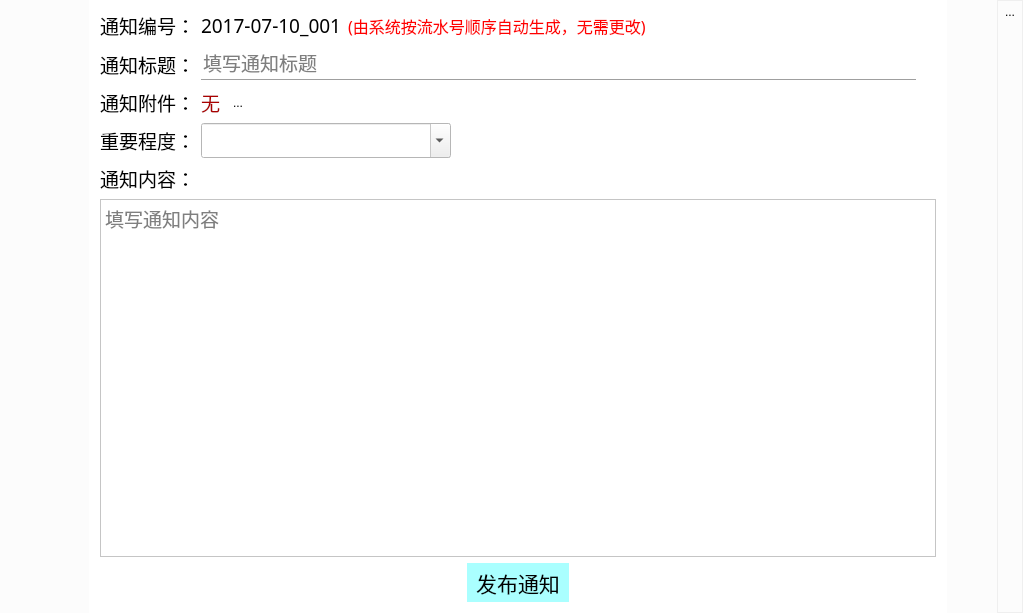
<?xml version="1.0" encoding="UTF-8"?>
<ui version="4.0">
 <class>ReleasingNotices</class>
 <widget class="QDialog" name="ReleasingNotices">
  <property name="geometry">
   <rect>
    <x>0</x>
    <y>0</y>
    <width>1023</width>
    <height>613</height>
   </rect>
  </property>
  <property name="palette">
   <palette>
    <active>
     <colorrole role="Base">
      <brush brushstyle="SolidPattern">
       <color alpha="255">
        <red>255</red>
        <green>255</green>
        <blue>255</blue>
       </color>
      </brush>
     </colorrole>
     <colorrole role="Window">
      <brush brushstyle="SolidPattern">
       <color alpha="50">
        <red>240</red>
        <green>240</green>
        <blue>240</blue>
       </color>
      </brush>
     </colorrole>
    </active>
    <inactive>
     <colorrole role="Base">
      <brush brushstyle="SolidPattern">
       <color alpha="255">
        <red>255</red>
        <green>255</green>
        <blue>255</blue>
       </color>
      </brush>
     </colorrole>
     <colorrole role="Window">
      <brush brushstyle="SolidPattern">
       <color alpha="50">
        <red>240</red>
        <green>240</green>
        <blue>240</blue>
       </color>
      </brush>
     </colorrole>
    </inactive>
    <disabled>
     <colorrole role="Base">
      <brush brushstyle="SolidPattern">
       <color alpha="50">
        <red>240</red>
        <green>240</green>
        <blue>240</blue>
       </color>
      </brush>
     </colorrole>
     <colorrole role="Window">
      <brush brushstyle="SolidPattern">
       <color alpha="50">
        <red>240</red>
        <green>240</green>
        <blue>240</blue>
       </color>
      </brush>
     </colorrole>
    </disabled>
   </palette>
  </property>
  <property name="windowTitle">
   <string>ReleasingNotices</string>
  </property>
  <layout class="QHBoxLayout" name="horizontalLayout">
   <property name="spacing">
    <number>0</number>
   </property>
   <property name="leftMargin">
    <number>0</number>
   </property>
   <property name="topMargin">
    <number>0</number>
   </property>
   <property name="rightMargin">
    <number>0</number>
   </property>
   <property name="bottomMargin">
    <number>0</number>
   </property>
   <item>
    <spacer name="horizontalSpacer">
     <property name="orientation">
      <enum>Qt::Horizontal</enum>
     </property>
     <property name="sizeType">
      <enum>QSizePolicy::Fixed</enum>
     </property>
     <property name="sizeHint" stdset="0">
      <size>
       <width>89</width>
       <height>20</height>
      </size>
     </property>
    </spacer>
   </item>
   <item>
    <widget class="QScrollArea" name="scrollArea">
     <property name="palette">
      <palette>
       <active>
        <colorrole role="Base">
         <brush brushstyle="SolidPattern">
          <color alpha="255">
           <red>255</red>
           <green>255</green>
           <blue>255</blue>
          </color>
         </brush>
        </colorrole>
        <colorrole role="Window">
         <brush brushstyle="SolidPattern">
          <color alpha="255">
           <red>255</red>
           <green>255</green>
           <blue>255</blue>
          </color>
         </brush>
        </colorrole>
       </active>
       <inactive>
        <colorrole role="Base">
         <brush brushstyle="SolidPattern">
          <color alpha="255">
           <red>255</red>
           <green>255</green>
           <blue>255</blue>
          </color>
         </brush>
        </colorrole>
        <colorrole role="Window">
         <brush brushstyle="SolidPattern">
          <color alpha="255">
           <red>255</red>
           <green>255</green>
           <blue>255</blue>
          </color>
         </brush>
        </colorrole>
       </inactive>
       <disabled>
        <colorrole role="Base">
         <brush brushstyle="SolidPattern">
          <color alpha="255">
           <red>255</red>
           <green>255</green>
           <blue>255</blue>
          </color>
         </brush>
        </colorrole>
        <colorrole role="Window">
         <brush brushstyle="SolidPattern">
          <color alpha="255">
           <red>255</red>
           <green>255</green>
           <blue>255</blue>
          </color>
         </brush>
        </colorrole>
       </disabled>
      </palette>
     </property>
     <property name="frameShape">
      <enum>QFrame::NoFrame</enum>
     </property>
     <property name="widgetResizable">
      <bool>true</bool>
     </property>
     <widget class="QWidget" name="scrollAreaWidgetContents">
      <property name="geometry">
       <rect>
        <x>0</x>
        <y>0</y>
        <width>845</width>
        <height>613</height>
       </rect>
      </property>
      <layout class="QVBoxLayout" name="verticalLayout_2">
       <item>
        <layout class="QHBoxLayout" name="horizontalLayout_2">
         <item>
          <widget class="QLabel" name="label">
           <property name="font">
            <font>
             <family>楷体</family>
             <pointsize>14</pointsize>
            </font>
           </property>
           <property name="text">
            <string>通知编号：</string>
           </property>
          </widget>
         </item>
         <item>
          <widget class="QLabel" name="NoticeCode">
           <property name="font">
            <font>
             <family>楷体</family>
             <pointsize>14</pointsize>
            </font>
           </property>
           <property name="text">
            <string>2017-07-10_001</string>
           </property>
          </widget>
         </item>
         <item>
          <widget class="QLabel" name="label_2">
           <property name="palette">
            <palette>
             <active>
              <colorrole role="WindowText">
               <brush brushstyle="SolidPattern">
                <color alpha="255">
                 <red>255</red>
                 <green>0</green>
                 <blue>0</blue>
                </color>
               </brush>
              </colorrole>
             </active>
             <inactive>
              <colorrole role="WindowText">
               <brush brushstyle="SolidPattern">
                <color alpha="255">
                 <red>255</red>
                 <green>0</green>
                 <blue>0</blue>
                </color>
               </brush>
              </colorrole>
             </inactive>
             <disabled>
              <colorrole role="WindowText">
               <brush brushstyle="SolidPattern">
                <color alpha="255">
                 <red>120</red>
                 <green>120</green>
                 <blue>120</blue>
                </color>
               </brush>
              </colorrole>
             </disabled>
            </palette>
           </property>
           <property name="font">
            <font>
             <family>楷体</family>
             <pointsize>12</pointsize>
            </font>
           </property>
           <property name="text">
            <string>(由系统按流水号顺序自动生成，无需更改)</string>
           </property>
          </widget>
         </item>
         <item>
          <spacer name="horizontalSpacer_3">
           <property name="orientation">
            <enum>Qt::Horizontal</enum>
           </property>
           <property name="sizeHint" stdset="0">
            <size>
             <width>40</width>
             <height>20</height>
            </size>
           </property>
          </spacer>
         </item>
        </layout>
       </item>
       <item>
        <layout class="QHBoxLayout" name="horizontalLayout_3">
         <item>
          <widget class="QLabel" name="label_3">
           <property name="font">
            <font>
             <family>楷体</family>
             <pointsize>14</pointsize>
            </font>
           </property>
           <property name="text">
            <string>通知标题：</string>
           </property>
          </widget>
         </item>
         <item>
          <layout class="QVBoxLayout" name="verticalLayout">
           <property name="spacing">
            <number>0</number>
           </property>
           <item>
            <widget class="QLineEdit" name="NoticeTitle">
             <property name="font">
              <font>
               <family>楷体</family>
               <pointsize>14</pointsize>
              </font>
             </property>
             <property name="frame">
              <bool>false</bool>
             </property>
             <property name="placeholderText">
              <string>填写通知标题</string>
             </property>
            </widget>
           </item>
           <item>
            <widget class="Line" name="line">
             <property name="orientation">
              <enum>Qt::Horizontal</enum>
             </property>
            </widget>
           </item>
          </layout>
         </item>
         <item>
          <spacer name="horizontalSpacer_4">
           <property name="orientation">
            <enum>Qt::Horizontal</enum>
           </property>
           <property name="sizeType">
            <enum>QSizePolicy::Fixed</enum>
           </property>
           <property name="sizeHint" stdset="0">
            <size>
             <width>20</width>
             <height>20</height>
            </size>
           </property>
          </spacer>
         </item>
        </layout>
       </item>
       <item>
        <layout class="QHBoxLayout" name="horizontalLayout_4">
         <item>
          <widget class="QLabel" name="label_5">
           <property name="font">
            <font>
             <family>楷体</family>
             <pointsize>14</pointsize>
            </font>
           </property>
           <property name="text">
            <string>通知附件：</string>
           </property>
          </widget>
         </item>
         <item>
          <widget class="QLabel" name="NoticeFile">
           <property name="maximumSize">
            <size>
             <width>800</width>
             <height>16777215</height>
            </size>
           </property>
           <property name="palette">
            <palette>
             <active>
              <colorrole role="WindowText">
               <brush brushstyle="SolidPattern">
                <color alpha="255">
                 <red>170</red>
                 <green>0</green>
                 <blue>0</blue>
                </color>
               </brush>
              </colorrole>
             </active>
             <inactive>
              <colorrole role="WindowText">
               <brush brushstyle="SolidPattern">
                <color alpha="255">
                 <red>170</red>
                 <green>0</green>
                 <blue>0</blue>
                </color>
               </brush>
              </colorrole>
             </inactive>
             <disabled>
              <colorrole role="WindowText">
               <brush brushstyle="SolidPattern">
                <color alpha="255">
                 <red>120</red>
                 <green>120</green>
                 <blue>120</blue>
                </color>
               </brush>
              </colorrole>
             </disabled>
            </palette>
           </property>
           <property name="font">
            <font>
             <family>楷体</family>
             <pointsize>14</pointsize>
            </font>
           </property>
           <property name="text">
            <string>无</string>
           </property>
          </widget>
         </item>
         <item>
          <widget class="QToolButton" name="NoticeFileBrower">
           <property name="text">
            <string>...</string>
           </property>
           <property name="icon">
            <iconset resource="../../../UrielQtFramework.qrc">
             <normaloff>:/Mainwindow/Resources/UrielQtFramework/edits.png</normaloff>:/Mainwindow/Resources/UrielQtFramework/edits.png</iconset>
           </property>
           <property name="autoRaise">
            <bool>true</bool>
           </property>
          </widget>
         </item>
         <item>
          <spacer name="horizontalSpacer_5">
           <property name="orientation">
            <enum>Qt::Horizontal</enum>
           </property>
           <property name="sizeHint" stdset="0">
            <size>
             <width>40</width>
             <height>20</height>
            </size>
           </property>
          </spacer>
         </item>
        </layout>
       </item>
       <item>
        <layout class="QHBoxLayout" name="horizontalLayout_7">
         <item>
          <widget class="QLabel" name="ImportanceDegreeLabel">
           <property name="font">
            <font>
             <family>楷体</family>
             <pointsize>14</pointsize>
            </font>
           </property>
           <property name="text">
            <string>重要程度：</string>
           </property>
          </widget>
         </item>
         <item>
          <widget class="QComboBox" name="ImportanceDegree">
           <property name="minimumSize">
            <size>
             <width>250</width>
             <height>0</height>
            </size>
           </property>
           <property name="font">
            <font>
             <family>楷体</family>
             <pointsize>14</pointsize>
            </font>
           </property>
           <property name="autoFillBackground">
            <bool>true</bool>
           </property>
           <property name="editable">
            <bool>true</bool>
           </property>
           <property name="frame">
            <bool>true</bool>
           </property>
          </widget>
         </item>
         <item>
          <spacer name="horizontalSpacer_9">
           <property name="orientation">
            <enum>Qt::Horizontal</enum>
           </property>
           <property name="sizeHint" stdset="0">
            <size>
             <width>40</width>
             <height>20</height>
            </size>
           </property>
          </spacer>
         </item>
        </layout>
       </item>
       <item>
        <layout class="QHBoxLayout" name="horizontalLayout_5">
         <item>
          <widget class="QLabel" name="label_4">
           <property name="font">
            <font>
             <family>楷体</family>
             <pointsize>14</pointsize>
            </font>
           </property>
           <property name="text">
            <string>通知内容：</string>
           </property>
          </widget>
         </item>
         <item>
          <spacer name="horizontalSpacer_6">
           <property name="orientation">
            <enum>Qt::Horizontal</enum>
           </property>
           <property name="sizeHint" stdset="0">
            <size>
             <width>40</width>
             <height>20</height>
            </size>
           </property>
          </spacer>
         </item>
        </layout>
       </item>
       <item>
        <widget class="QPlainTextEdit" name="NoticeContent">
         <property name="font">
          <font>
           <family>楷体</family>
           <pointsize>14</pointsize>
          </font>
         </property>
         <property name="frameShape">
          <enum>QFrame::StyledPanel</enum>
         </property>
         <property name="placeholderText">
          <string>填写通知内容</string>
         </property>
        </widget>
       </item>
       <item>
        <layout class="QHBoxLayout" name="horizontalLayout_6">
         <item>
          <spacer name="horizontalSpacer_7">
           <property name="orientation">
            <enum>Qt::Horizontal</enum>
           </property>
           <property name="sizeHint" stdset="0">
            <size>
             <width>37</width>
             <height>17</height>
            </size>
           </property>
          </spacer>
         </item>
         <item>
          <widget class="QToolButton" name="ConfirmReleaseNotice">
           <property name="palette">
            <palette>
             <active>
              <colorrole role="Button">
               <brush brushstyle="SolidPattern">
                <color alpha="255">
                 <red>170</red>
                 <green>255</green>
                 <blue>255</blue>
                </color>
               </brush>
              </colorrole>
             </active>
             <inactive>
              <colorrole role="Button">
               <brush brushstyle="SolidPattern">
                <color alpha="255">
                 <red>170</red>
                 <green>255</green>
                 <blue>255</blue>
                </color>
               </brush>
              </colorrole>
             </inactive>
             <disabled>
              <colorrole role="Button">
               <brush brushstyle="SolidPattern">
                <color alpha="255">
                 <red>170</red>
                 <green>255</green>
                 <blue>255</blue>
                </color>
               </brush>
              </colorrole>
             </disabled>
            </palette>
           </property>
           <property name="font">
            <font>
             <family>楷体</family>
             <pointsize>16</pointsize>
            </font>
           </property>
           <property name="autoFillBackground">
            <bool>true</bool>
           </property>
           <property name="text">
            <string>发布通知</string>
           </property>
           <property name="autoRaise">
            <bool>true</bool>
           </property>
          </widget>
         </item>
         <item>
          <spacer name="horizontalSpacer_8">
           <property name="orientation">
            <enum>Qt::Horizontal</enum>
           </property>
           <property name="sizeHint" stdset="0">
            <size>
             <width>37</width>
             <height>17</height>
            </size>
           </property>
          </spacer>
         </item>
        </layout>
       </item>
      </layout>
     </widget>
    </widget>
   </item>
   <item>
    <spacer name="horizontalSpacer_2">
     <property name="orientation">
      <enum>Qt::Horizontal</enum>
     </property>
     <property name="sizeType">
      <enum>QSizePolicy::Fixed</enum>
     </property>
     <property name="sizeHint" stdset="0">
      <size>
       <width>50</width>
       <height>20</height>
      </size>
     </property>
    </spacer>
   </item>
   <item>
    <widget class="QFrame" name="frame">
     <property name="minimumSize">
      <size>
       <width>0</width>
       <height>0</height>
      </size>
     </property>
     <property name="frameShape">
      <enum>QFrame::StyledPanel</enum>
     </property>
     <property name="frameShadow">
      <enum>QFrame::Raised</enum>
     </property>
     <layout class="QVBoxLayout" name="verticalLayout_3">
      <property name="spacing">
       <number>0</number>
      </property>
      <property name="leftMargin">
       <number>0</number>
      </property>
      <property name="topMargin">
       <number>0</number>
      </property>
      <property name="rightMargin">
       <number>0</number>
      </property>
      <property name="bottomMargin">
       <number>0</number>
      </property>
      <item>
       <widget class="QToolButton" name="AppClose">
        <property name="text">
         <string>...</string>
        </property>
        <property name="icon">
         <iconset resource="../../../UrielQtFramework.qrc">
          <normaloff>:/Mainwindow/Resources/UrielQtFramework/close.png</normaloff>:/Mainwindow/Resources/UrielQtFramework/close.png</iconset>
        </property>
        <property name="iconSize">
         <size>
          <width>30</width>
          <height>30</height>
         </size>
        </property>
        <property name="autoRaise">
         <bool>true</bool>
        </property>
       </widget>
      </item>
      <item>
       <spacer name="verticalSpacer">
        <property name="orientation">
         <enum>Qt::Vertical</enum>
        </property>
        <property name="sizeHint" stdset="0">
         <size>
          <width>20</width>
          <height>572</height>
         </size>
        </property>
       </spacer>
      </item>
     </layout>
    </widget>
   </item>
  </layout>
 </widget>
 <layoutdefault spacing="6" margin="11"/>
 <resources>
  <include location="../../../UrielQtFramework.qrc"/>
 </resources>
 <connections/>
</ui>
